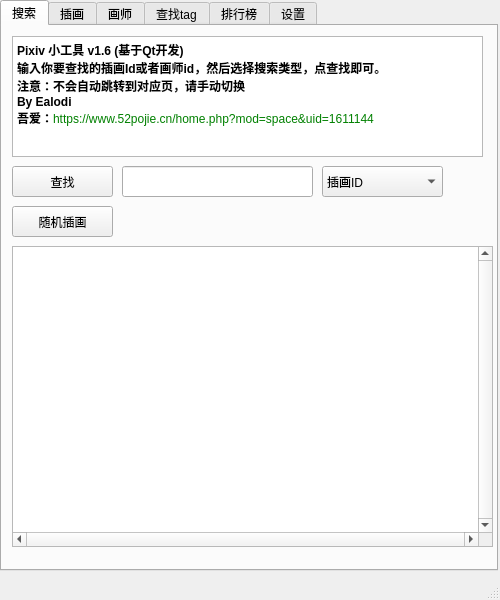
<?xml version="1.0" encoding="UTF-8"?>
<ui version="4.0">
 <class>Pixiv</class>
 <widget class="QMainWindow" name="Pixiv">
  <property name="geometry">
   <rect>
    <x>0</x>
    <y>0</y>
    <width>500</width>
    <height>600</height>
   </rect>
  </property>
  <property name="minimumSize">
   <size>
    <width>0</width>
    <height>0</height>
   </size>
  </property>
  <property name="maximumSize">
   <size>
    <width>500</width>
    <height>600</height>
   </size>
  </property>
  <property name="windowTitle">
   <string>Pixiv</string>
  </property>
  <widget class="QWidget" name="centralwidget">
   <widget class="QTabWidget" name="tabWidget">
    <property name="geometry">
     <rect>
      <x>0</x>
      <y>0</y>
      <width>498</width>
      <height>571</height>
     </rect>
    </property>
    <property name="styleSheet">
     <string notr="true"/>
    </property>
    <property name="currentIndex">
     <number>0</number>
    </property>
    <widget class="QWidget" name="tab_4">
     <attribute name="title">
      <string>搜索</string>
     </attribute>
     <widget class="QToolButton" name="toolButton">
      <property name="geometry">
       <rect>
        <x>10</x>
        <y>140</y>
        <width>101</width>
        <height>31</height>
       </rect>
      </property>
      <property name="cursor">
       <cursorShape>PointingHandCursor</cursorShape>
      </property>
      <property name="text">
       <string>查找</string>
      </property>
     </widget>
     <widget class="QLineEdit" name="lineEdit">
      <property name="geometry">
       <rect>
        <x>120</x>
        <y>140</y>
        <width>191</width>
        <height>31</height>
       </rect>
      </property>
     </widget>
     <widget class="QComboBox" name="comboBox">
      <property name="geometry">
       <rect>
        <x>320</x>
        <y>140</y>
        <width>121</width>
        <height>31</height>
       </rect>
      </property>
      <property name="cursor">
       <cursorShape>PointingHandCursor</cursorShape>
      </property>
      <item>
       <property name="text">
        <string>插画ID</string>
       </property>
      </item>
      <item>
       <property name="text">
        <string>画师ID</string>
       </property>
      </item>
      <item>
       <property name="text">
        <string>插画标题</string>
       </property>
      </item>
     </widget>
     <widget class="QToolButton" name="toolButton_2">
      <property name="geometry">
       <rect>
        <x>10</x>
        <y>180</y>
        <width>101</width>
        <height>31</height>
       </rect>
      </property>
      <property name="cursor">
       <cursorShape>PointingHandCursor</cursorShape>
      </property>
      <property name="text">
       <string>随机插画</string>
      </property>
     </widget>
     <widget class="QTextEdit" name="textEdit">
      <property name="geometry">
       <rect>
        <x>10</x>
        <y>220</y>
        <width>481</width>
        <height>301</height>
       </rect>
      </property>
      <property name="styleSheet">
       <string notr="true">font: 10pt &quot;黑体&quot;;
</string>
      </property>
      <property name="verticalScrollBarPolicy">
       <enum>Qt::ScrollBarAlwaysOn</enum>
      </property>
      <property name="horizontalScrollBarPolicy">
       <enum>Qt::ScrollBarAlwaysOn</enum>
      </property>
      <property name="lineWrapMode">
       <enum>QTextEdit::NoWrap</enum>
      </property>
     </widget>
     <widget class="QTextEdit" name="textEdit_2">
      <property name="geometry">
       <rect>
        <x>10</x>
        <y>10</y>
        <width>471</width>
        <height>121</height>
       </rect>
      </property>
      <property name="html">
       <string>&lt;!DOCTYPE HTML PUBLIC &quot;-//W3C//DTD HTML 4.0//EN&quot; &quot;http://www.w3.org/TR/REC-html40/strict.dtd&quot;&gt;
&lt;html&gt;&lt;head&gt;&lt;meta name=&quot;qrichtext&quot; content=&quot;1&quot; /&gt;&lt;style type=&quot;text/css&quot;&gt;
p, li { white-space: pre-wrap; }
&lt;/style&gt;&lt;/head&gt;&lt;body style=&quot; font-family:'SimSun'; font-size:9pt; font-weight:400; font-style:normal;&quot;&gt;
&lt;p style=&quot; margin-top:0px; margin-bottom:0px; margin-left:0px; margin-right:0px; -qt-block-indent:0; text-indent:0px;&quot;&gt;&lt;span style=&quot; font-weight:600;&quot;&gt;Pixiv 小工具 v1.6 (基于Qt开发)&lt;/span&gt;&lt;/p&gt;
&lt;p style=&quot; margin-top:0px; margin-bottom:0px; margin-left:0px; margin-right:0px; -qt-block-indent:0; text-indent:0px;&quot;&gt;&lt;span style=&quot; font-weight:600;&quot;&gt;输入你要查找的插画Id或者画师id，然后选择搜索类型，点查找即可。&lt;/span&gt;&lt;/p&gt;
&lt;p style=&quot; margin-top:0px; margin-bottom:0px; margin-left:0px; margin-right:0px; -qt-block-indent:0; text-indent:0px;&quot;&gt;&lt;span style=&quot; font-weight:600;&quot;&gt;注意：不会自动跳转到对应页，请手动切换&lt;/span&gt;&lt;/p&gt;
&lt;p style=&quot; margin-top:0px; margin-bottom:0px; margin-left:0px; margin-right:0px; -qt-block-indent:0; text-indent:0px;&quot;&gt;&lt;span style=&quot; font-weight:600;&quot;&gt;By Ealodi&lt;/span&gt;&lt;/p&gt;
&lt;p style=&quot; margin-top:0px; margin-bottom:0px; margin-left:0px; margin-right:0px; -qt-block-indent:0; text-indent:0px;&quot;&gt;&lt;span style=&quot; font-weight:600;&quot;&gt;吾爱：&lt;/span&gt;&lt;span style=&quot; color:#008000;&quot;&gt;https://www.52pojie.cn/home.php?mod=space&amp;amp;uid=1611144&lt;/span&gt;&lt;/p&gt;&lt;/body&gt;&lt;/html&gt;</string>
      </property>
     </widget>
    </widget>
    <widget class="QWidget" name="tab">
     <attribute name="title">
      <string>插画</string>
     </attribute>
     <widget class="QScrollArea" name="scrollArea">
      <property name="geometry">
       <rect>
        <x>0</x>
        <y>0</y>
        <width>491</width>
        <height>561</height>
       </rect>
      </property>
      <property name="minimumSize">
       <size>
        <width>0</width>
        <height>0</height>
       </size>
      </property>
      <property name="verticalScrollBarPolicy">
       <enum>Qt::ScrollBarAsNeeded</enum>
      </property>
      <property name="horizontalScrollBarPolicy">
       <enum>Qt::ScrollBarAlwaysOff</enum>
      </property>
      <property name="widgetResizable">
       <bool>true</bool>
      </property>
      <widget class="QWidget" name="scrollAreaWidgetContents">
       <property name="geometry">
        <rect>
         <x>0</x>
         <y>0</y>
         <width>491</width>
         <height>559</height>
        </rect>
       </property>
       <property name="minimumSize">
        <size>
         <width>491</width>
         <height>558</height>
        </size>
       </property>
       <widget class="QLabel" name="label">
        <property name="geometry">
         <rect>
          <x>10</x>
          <y>20</y>
          <width>61</width>
          <height>31</height>
         </rect>
        </property>
        <property name="text">
         <string>插画ID：</string>
        </property>
       </widget>
       <widget class="QLabel" name="label_4">
        <property name="geometry">
         <rect>
          <x>240</x>
          <y>20</y>
          <width>71</width>
          <height>31</height>
         </rect>
        </property>
        <property name="text">
         <string>插画名称：</string>
        </property>
       </widget>
       <widget class="QLabel" name="label_5">
        <property name="geometry">
         <rect>
          <x>10</x>
          <y>60</y>
          <width>61</width>
          <height>31</height>
         </rect>
        </property>
        <property name="text">
         <string>画师ID:</string>
        </property>
       </widget>
       <widget class="QLabel" name="label_8">
        <property name="geometry">
         <rect>
          <x>240</x>
          <y>60</y>
          <width>71</width>
          <height>31</height>
         </rect>
        </property>
        <property name="text">
         <string>画师名称:</string>
        </property>
       </widget>
       <widget class="QLabel" name="label_14">
        <property name="geometry">
         <rect>
          <x>10</x>
          <y>100</y>
          <width>71</width>
          <height>31</height>
         </rect>
        </property>
        <property name="text">
         <string>插画页数:</string>
        </property>
       </widget>
       <widget class="QToolButton" name="toolButton_3">
        <property name="geometry">
         <rect>
          <x>10</x>
          <y>160</y>
          <width>81</width>
          <height>31</height>
         </rect>
        </property>
        <property name="cursor">
         <cursorShape>PointingHandCursor</cursorShape>
        </property>
        <property name="text">
         <string>下载</string>
        </property>
       </widget>
       <widget class="QLineEdit" name="pid">
        <property name="geometry">
         <rect>
          <x>90</x>
          <y>20</y>
          <width>141</width>
          <height>31</height>
         </rect>
        </property>
        <property name="styleSheet">
         <string notr="true">background-color:transparent;
border-width:0;border-style:outset;
font-family: 黑体;text-align: center;color: #da7a85;font-weight: 600;font-size: 20px;</string>
        </property>
       </widget>
       <widget class="QLineEdit" name="pname">
        <property name="geometry">
         <rect>
          <x>320</x>
          <y>20</y>
          <width>141</width>
          <height>31</height>
         </rect>
        </property>
        <property name="styleSheet">
         <string notr="true">background-color:transparent;
border-width:0;border-style:outset;font-family: 黑体;text-align: center;color: #da7a85;font-weight: 600;font-size: 20px;</string>
        </property>
       </widget>
       <widget class="QLineEdit" name="aid">
        <property name="geometry">
         <rect>
          <x>90</x>
          <y>60</y>
          <width>141</width>
          <height>31</height>
         </rect>
        </property>
        <property name="styleSheet">
         <string notr="true">background-color:transparent;
border-width:0;border-style:outset;font-family: 黑体;text-align: center;color: #da7a85;font-weight: 600;font-size: 20px;</string>
        </property>
       </widget>
       <widget class="QLineEdit" name="aname">
        <property name="geometry">
         <rect>
          <x>320</x>
          <y>60</y>
          <width>141</width>
          <height>31</height>
         </rect>
        </property>
        <property name="styleSheet">
         <string notr="true">background-color:transparent;
border-width:0;border-style:outset;font-family: 黑体;text-align: center;color: #da7a85;font-weight: 600;font-size: 20px;</string>
        </property>
       </widget>
       <widget class="QLineEdit" name="page">
        <property name="geometry">
         <rect>
          <x>90</x>
          <y>100</y>
          <width>101</width>
          <height>31</height>
         </rect>
        </property>
        <property name="styleSheet">
         <string notr="true">background-color:transparent;
border-width:0;border-style:outset;font-family: 黑体;text-align: center;color: #da7a85;font-weight: 600;font-size: 20px;</string>
        </property>
       </widget>
       <widget class="QProgressBar" name="progressBar_2">
        <property name="geometry">
         <rect>
          <x>100</x>
          <y>170</y>
          <width>331</width>
          <height>21</height>
         </rect>
        </property>
        <property name="value">
         <number>0</number>
        </property>
       </widget>
      </widget>
     </widget>
    </widget>
    <widget class="QWidget" name="tab_2">
     <attribute name="title">
      <string>画师</string>
     </attribute>
     <widget class="QScrollArea" name="scrollArea_3">
      <property name="geometry">
       <rect>
        <x>0</x>
        <y>0</y>
        <width>491</width>
        <height>561</height>
       </rect>
      </property>
      <property name="minimumSize">
       <size>
        <width>0</width>
        <height>0</height>
       </size>
      </property>
      <property name="verticalScrollBarPolicy">
       <enum>Qt::ScrollBarAsNeeded</enum>
      </property>
      <property name="horizontalScrollBarPolicy">
       <enum>Qt::ScrollBarAlwaysOff</enum>
      </property>
      <property name="widgetResizable">
       <bool>true</bool>
      </property>
      <widget class="QWidget" name="scrollAreaWidgetContents_3">
       <property name="geometry">
        <rect>
         <x>0</x>
         <y>0</y>
         <width>491</width>
         <height>559</height>
        </rect>
       </property>
       <property name="minimumSize">
        <size>
         <width>491</width>
         <height>558</height>
        </size>
       </property>
      </widget>
     </widget>
    </widget>
    <widget class="QWidget" name="tab_6">
     <attribute name="title">
      <string>查找tag</string>
     </attribute>
     <widget class="QScrollArea" name="scrollArea_5">
      <property name="geometry">
       <rect>
        <x>0</x>
        <y>0</y>
        <width>491</width>
        <height>561</height>
       </rect>
      </property>
      <property name="minimumSize">
       <size>
        <width>0</width>
        <height>0</height>
       </size>
      </property>
      <property name="verticalScrollBarPolicy">
       <enum>Qt::ScrollBarAsNeeded</enum>
      </property>
      <property name="horizontalScrollBarPolicy">
       <enum>Qt::ScrollBarAlwaysOff</enum>
      </property>
      <property name="widgetResizable">
       <bool>true</bool>
      </property>
      <widget class="QWidget" name="scrollAreaWidgetContents_5">
       <property name="geometry">
        <rect>
         <x>0</x>
         <y>0</y>
         <width>491</width>
         <height>559</height>
        </rect>
       </property>
       <property name="minimumSize">
        <size>
         <width>491</width>
         <height>558</height>
        </size>
       </property>
      </widget>
     </widget>
    </widget>
    <widget class="QWidget" name="tab_5">
     <attribute name="title">
      <string>排行榜</string>
     </attribute>
     <widget class="QScrollArea" name="scrollArea_4">
      <property name="geometry">
       <rect>
        <x>0</x>
        <y>0</y>
        <width>491</width>
        <height>561</height>
       </rect>
      </property>
      <property name="minimumSize">
       <size>
        <width>0</width>
        <height>0</height>
       </size>
      </property>
      <property name="verticalScrollBarPolicy">
       <enum>Qt::ScrollBarAsNeeded</enum>
      </property>
      <property name="horizontalScrollBarPolicy">
       <enum>Qt::ScrollBarAlwaysOff</enum>
      </property>
      <property name="widgetResizable">
       <bool>true</bool>
      </property>
      <widget class="QWidget" name="scrollAreaWidgetContents_4">
       <property name="geometry">
        <rect>
         <x>0</x>
         <y>0</y>
         <width>491</width>
         <height>600</height>
        </rect>
       </property>
       <property name="minimumSize">
        <size>
         <width>491</width>
         <height>600</height>
        </size>
       </property>
       <widget class="QDateEdit" name="dateEdit">
        <property name="geometry">
         <rect>
          <x>50</x>
          <y>20</y>
          <width>110</width>
          <height>22</height>
         </rect>
        </property>
        <property name="dateTime">
         <datetime>
          <hour>0</hour>
          <minute>0</minute>
          <second>0</second>
          <year>2020</year>
          <month>1</month>
          <day>1</day>
         </datetime>
        </property>
        <property name="displayFormat">
         <string>yyyy-M-d</string>
        </property>
       </widget>
       <widget class="QLabel" name="label_7">
        <property name="geometry">
         <rect>
          <x>10</x>
          <y>20</y>
          <width>41</width>
          <height>22</height>
         </rect>
        </property>
        <property name="text">
         <string>日期:</string>
        </property>
       </widget>
       <widget class="QPushButton" name="pushButton_2">
        <property name="geometry">
         <rect>
          <x>270</x>
          <y>20</y>
          <width>51</width>
          <height>22</height>
         </rect>
        </property>
        <property name="cursor">
         <cursorShape>PointingHandCursor</cursorShape>
        </property>
        <property name="text">
         <string>确定</string>
        </property>
       </widget>
       <widget class="QComboBox" name="comboBox_3">
        <property name="geometry">
         <rect>
          <x>170</x>
          <y>20</y>
          <width>87</width>
          <height>22</height>
         </rect>
        </property>
        <property name="cursor">
         <cursorShape>PointingHandCursor</cursorShape>
        </property>
        <item>
         <property name="text">
          <string>日榜</string>
         </property>
        </item>
        <item>
         <property name="text">
          <string>周榜</string>
         </property>
        </item>
        <item>
         <property name="text">
          <string>月榜</string>
         </property>
        </item>
       </widget>
      </widget>
     </widget>
    </widget>
    <widget class="QWidget" name="tab_3">
     <attribute name="title">
      <string>设置</string>
     </attribute>
     <widget class="QScrollArea" name="scrollArea_2">
      <property name="geometry">
       <rect>
        <x>0</x>
        <y>0</y>
        <width>491</width>
        <height>561</height>
       </rect>
      </property>
      <property name="minimumSize">
       <size>
        <width>0</width>
        <height>0</height>
       </size>
      </property>
      <property name="verticalScrollBarPolicy">
       <enum>Qt::ScrollBarAsNeeded</enum>
      </property>
      <property name="horizontalScrollBarPolicy">
       <enum>Qt::ScrollBarAlwaysOff</enum>
      </property>
      <property name="widgetResizable">
       <bool>true</bool>
      </property>
      <widget class="QWidget" name="scrollAreaWidgetContents_2">
       <property name="geometry">
        <rect>
         <x>0</x>
         <y>0</y>
         <width>491</width>
         <height>600</height>
        </rect>
       </property>
       <property name="minimumSize">
        <size>
         <width>491</width>
         <height>600</height>
        </size>
       </property>
       <widget class="QWidget" name="gridLayoutWidget">
        <property name="geometry">
         <rect>
          <x>0</x>
          <y>0</y>
          <width>271</width>
          <height>41</height>
         </rect>
        </property>
        <layout class="QGridLayout" name="gridLayout">
         <item row="0" column="1">
          <widget class="QLineEdit" name="lineEdit_2"/>
         </item>
         <item row="0" column="0">
          <widget class="QLabel" name="label_2">
           <property name="text">
            <string>保存路径: </string>
           </property>
          </widget>
         </item>
         <item row="0" column="2">
          <widget class="QToolButton" name="liulan">
           <property name="cursor">
            <cursorShape>PointingHandCursor</cursorShape>
           </property>
           <property name="text">
            <string>...</string>
           </property>
          </widget>
         </item>
        </layout>
       </widget>
       <widget class="QWidget" name="formLayoutWidget">
        <property name="geometry">
         <rect>
          <x>0</x>
          <y>40</y>
          <width>221</width>
          <height>81</height>
         </rect>
        </property>
        <layout class="QFormLayout" name="formLayout">
         <item row="0" column="0">
          <widget class="QLabel" name="label_3">
           <property name="text">
            <string>随机插画开启R18： </string>
           </property>
          </widget>
         </item>
         <item row="0" column="1">
          <widget class="QCheckBox" name="checkBox">
           <property name="text">
            <string>是</string>
           </property>
          </widget>
         </item>
         <item row="1" column="0">
          <widget class="QLabel" name="label_6">
           <property name="text">
            <string>预览插画质量： </string>
           </property>
          </widget>
         </item>
         <item row="1" column="1">
          <widget class="QComboBox" name="comboBox_2">
           <item>
            <property name="text">
             <string>低</string>
            </property>
           </item>
           <item>
            <property name="text">
             <string>中</string>
            </property>
           </item>
           <item>
            <property name="text">
             <string>高</string>
            </property>
           </item>
          </widget>
         </item>
         <item row="2" column="0">
          <widget class="QLabel" name="label_9">
           <property name="text">
            <string>启动自行加载排行榜：</string>
           </property>
          </widget>
         </item>
         <item row="2" column="1">
          <widget class="QCheckBox" name="checkBox_2">
           <property name="text">
            <string>是</string>
           </property>
          </widget>
         </item>
        </layout>
       </widget>
       <widget class="QToolButton" name="toolButton_4">
        <property name="geometry">
         <rect>
          <x>390</x>
          <y>10</y>
          <width>61</width>
          <height>31</height>
         </rect>
        </property>
        <property name="cursor">
         <cursorShape>PointingHandCursor</cursorShape>
        </property>
        <property name="text">
         <string>保存</string>
        </property>
       </widget>
      </widget>
     </widget>
    </widget>
   </widget>
  </widget>
  <widget class="QMenuBar" name="menubar">
   <property name="geometry">
    <rect>
     <x>0</x>
     <y>0</y>
     <width>500</width>
     <height>26</height>
    </rect>
   </property>
  </widget>
  <widget class="QStatusBar" name="statusbar"/>
 </widget>
 <resources/>
 <connections/>
</ui>
